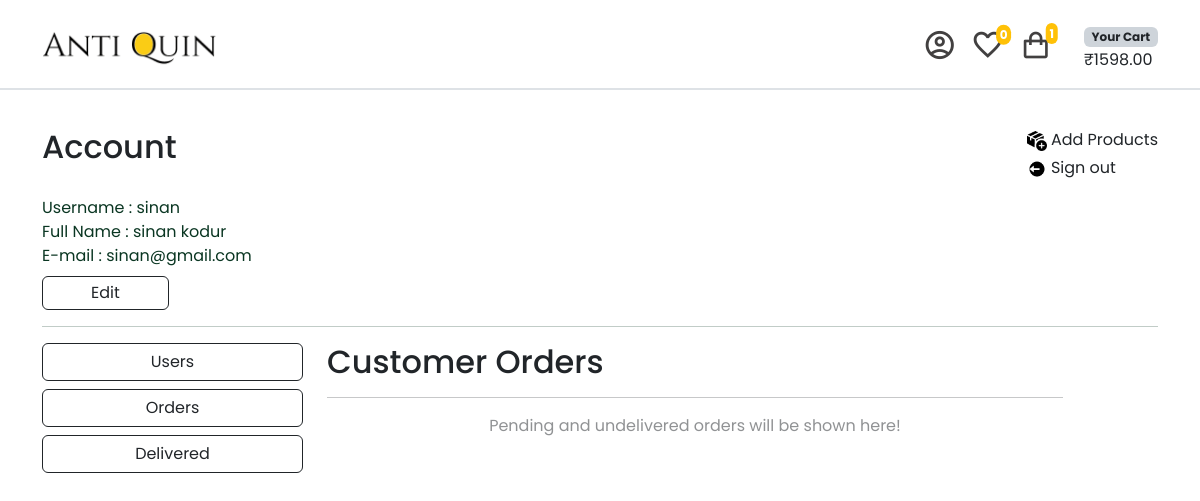
The app's page /account/orders/ (signed in), older data.
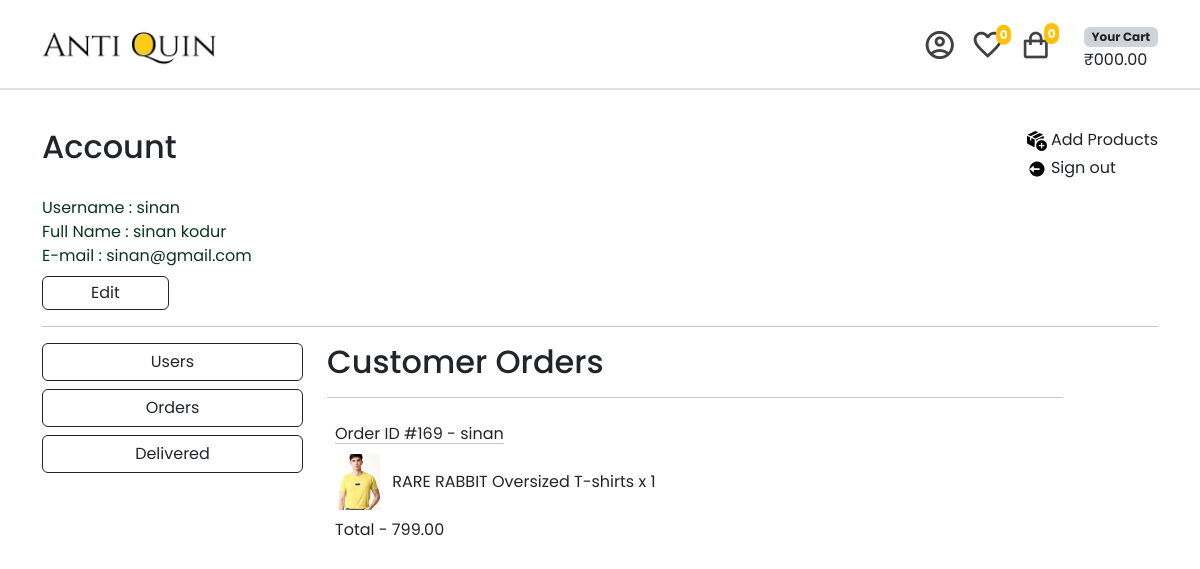
The same page, newer data.
### order/models.py (models this page shows, shortened)
class OrderItem(models.Model):
    order = models.ForeignKey(Order, on_delete=models.CASCADE)
    product = models.ForeignKey(Product, on_delete=models.CASCADE)
    quantity = models.PositiveIntegerField()
    price = models.DecimalField(max_digits=10, decimal_places=2)
    subtotal = models.DecimalField(max_digits=10, decimal_places=2, blank=True, null=True)

class Order(models.Model):
    ORDERED = 'ordered'
    DISPATCHED = 'dispatched'
    DELIVERED = 'delivered'
    STATUS_CHOICES = (
        (ORDERED, 'Ordered'),
        (DISPATCHED, 'Dispatched'),
        (DELIVERED, 'Delivered')
    )
    user = models.ForeignKey(User, on_delete=models.CASCADE)
    first_name = models.CharField(max_length=100)
    last_name = models.CharField(max_length=100)
    email = models.EmailField(blank=True, null=True)
    address = models.TextField()
    pincode = models.IntegerField()
    place = models.CharField(max_length=100)
    phone = models.IntegerField()
    created_at = models.DateTimeField(auto_now_add=True)
    is_cancelled = models.BooleanField(default=False)
    is_delivered = models.BooleanField(default=False)
    paid = models.BooleanField(default=False)
    paid_amount = models.IntegerField(blank=True, null=True)
    status = models.CharField(max_length=20, choices=STATUS_CHOICES, default=ORDERED)
    def __str__(self):
        return f"Order ID #{self.id} - {self.user.username}"

### item/models.py (models this page shows, shortened)
class Product(models.Model):
    category = models.ForeignKey(Category, related_name='items', on_delete=models.CASCADE)
    name = models.CharField(max_length=255)
    description = models.CharField(max_length=255, null=True, blank=True)
    price = models.DecimalField(max_digits=10, decimal_places=2)
    image = models.ImageField(null=True, blank=True, upload_to="images/")
    is_sold = models.BooleanField(default=False)
    quantity = models.PositiveIntegerField(default=1)
    created_by = models.ForeignKey(User, related_name='items', on_delete=models.CASCADE)
    created_at = models.DateTimeField(auto_now_add=True)
    class Meta:
        verbose_name_plural = 'Products'
        ordering = ('created_at',)

### account/views.py (the view)
# urls.py: path('orders/',views.orders_page, name='orders_page'),
@login_required
def orders_page(request):
    user = request.user
    orders = Order.objects.filter(user=user)
    undelivered_orders = Order.objects.filter(is_delivered=False)
    order_items = OrderItem.objects.filter(order__in=undelivered_orders)
    context = get_common_context(user)
    context.update({'orders': orders, 'order_items': order_items })
    return render(request, 'account/orders.html', context)

### account/views.py (called while the page is built)
def get_common_context(user):
    categories = Category.objects.all()
    products = Product.objects.all()
    user_cart, created = Cart.objects.get_or_create(user=user)
    cart_items = CartItem.objects.filter(cart=user_cart)
    product_count = cart_items.count()
    total = sum(item.product.price * item.quantity for item in cart_items)
    favourites = Favourite.objects.filter(user=user)
    fav_count = favourites.count()
    return {
        'categories': categories,
        'products': products,
        'total': total,
        'product_count': product_count,
        'fav_count': fav_count,
    }

### account/templates/account/orders.html (shortened to what this page needs)
{% extends "account/profile.html" %}
{% load static %}
{% block admin %}
   <div class="col-lg-8 col-md-8 col-12 mb-3">
        <h2>Customer Orders</h2>
        <hr>
        {% if order_items %}
            {% for order_item in order_items %}
                <div class="p-2 mb-2">
                    <div class="mb-2">
                        <a href="{% url "account:orders_details" order_item.order.id %}" class="link-dark link-offset-2 link-underline-opacity-25 link-underline-opacity-100-hover">
                            {{ order_item.order }}
                        </a>
                    </div>
                    <a href="{% url "item:detail" order_item.product.id %}"><img class="img-fluid object-fit-cover" width="45rem" src="{{ order_item.product.image.url }}"></a>
                    <span class="ps-2">
                        {{ order_item.product.name }}
                        {% if order_item.product.description %}
                           {{ order_item.product.description }}
                        {% endif %}
                        x {{ order_item.quantity }}
                    </span>
                    <div class="ms-auto mt-2">Total - {{ order_item.price }}</div>
                </div>
            {% endfor %}
        {% else %}
            <p class="text-center text-body-tertiary">
                Pending and undelivered orders will be shown here!
            </p>
        {% endif %}
    </div>
{% endblock admin %}

Row changes from the older to the newer data that the page shows:
added OrderItem: order "Order ID #169 - sinan", product.image (picture), product.name "RARE RABBIT", product.description "Oversized T-shirts", quantity "1", price "799.00"
Text that changed along with them:
{{ product_count }}: "1" → (not shown)
{{ total }}: "1598.00" → (not shown)
text no longer shown: "₹ Pending and undelivered orders will be shown here!"
text now shown: "0 ₹000.00"
